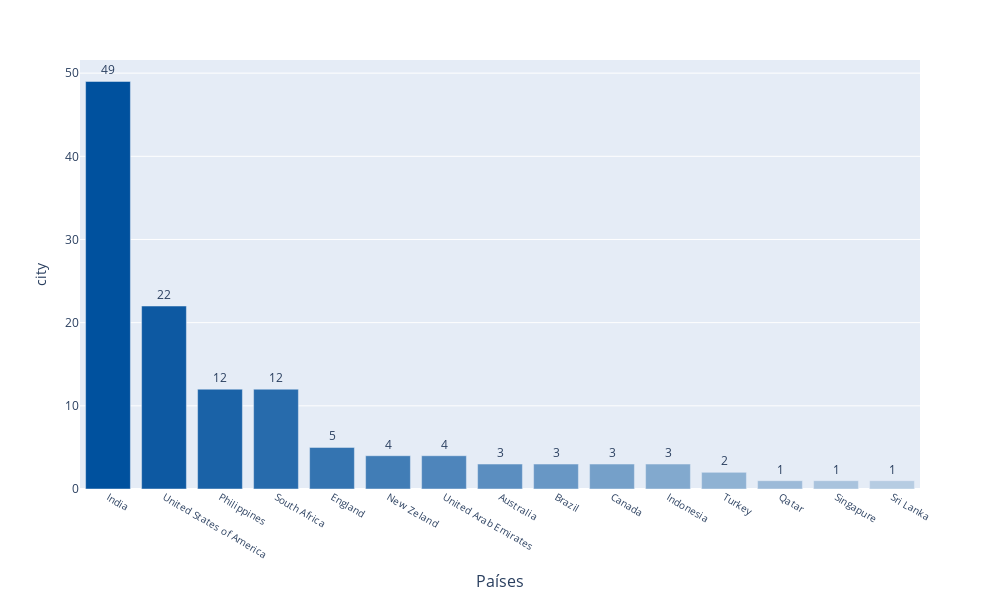

Write notebook code for a chart like this one.
### Markdown cell above
# Quantidade de Cidades Registrados por País

### Code cell
city_country = df.groupby('country_code')['city'].nunique().reset_index()

city_country

fig = px.bar(city_country.sort_values('city', ascending=False), 
            x='country_code', 
            y='city',
            width= 1000,
            height= 600,
            labels={'restaurant_name':'Quantidade de cidades', 'country_code':'Países'},
            text='city'
            )

fig.update_traces(textfont=dict(size=12),
                  textposition='outside')

colors = ['#00519e','#0d59a2','#1a62a7','#276bac','#3474b1','#417db6','#4e85bb','#5b8ec0','#6897c5',
 '#75a0c9','#82a9ce','#8fb2d3','#9cbad8','#a9c3dd','#b6cce2','#c3d5e7','#d0deec','#dde7f1']


fig.update_traces(marker_color=colors)

fig.update_layout(xaxis_title_font=dict(size=16),
                  xaxis_tickfont=dict(size=10))

fig.show()

### Figure 1 — Plotly figure (JSON) as saved in the notebook; plotly's stock layout.template omitted (floating-point values rounded to 4 significant figures)
{"data": [{"alignmentgroup": "True", "hovertemplate": "Países=%{x}<br>city=%{text}<extra></extra>", "legendgroup": "", "marker": {"color": ["#00519e", "#0d59a2", "#1a62a7", "#276bac", "#3474b1", "#417db6", "#4e85bb", "#5b8ec0", "#6897c5", "#75a0c9", "#82a9ce", "#8fb2d3", "#9cbad8", "#a9c3dd", "#b6cce2", "#c3d5e7", "#d0deec", "#dde7f1"], "pattern": {"shape": ""}}, "name": "", "offsetgroup": "", "orientation": "v", "showlegend": false, "text": [49, 22, 12, 12, 5, 4, 4, 3, 3, 3, 3, 2, 1, 1, 1], "textfont": {"size": 12}, "textposition": "outside", "type": "bar", "x": ["India", "United States of America", "Philippines", "South Africa", "England", "New Zeland", "United Arab Emirates", "Australia", "Brazil", "Canada", "Indonesia", "Turkey", "Qatar", "Singapure", "Sri Lanka"], "xaxis": "x", "y": [49, 22, 12, 12, 5, 4, 4, 3, 3, 3, 3, 2, 1, 1, 1], "yaxis": "y"}], "layout": {"barmode": "relative", "height": 600, "legend": {"tracegroupgap": 0}, "margin": {"t": 60}, "width": 1000, "xaxis": {"anchor": "y", "autorange": true, "domain": [0, 1], "range": [-0.5, 14.5], "tickfont": {"size": 10}, "title": {"font": {"size": 16}, "text": "Países"}, "type": "category"}, "yaxis": {"anchor": "x", "autorange": true, "domain": [0, 1], "range": [0, 51.58], "title": {"text": "city"}, "type": "linear"}}}
